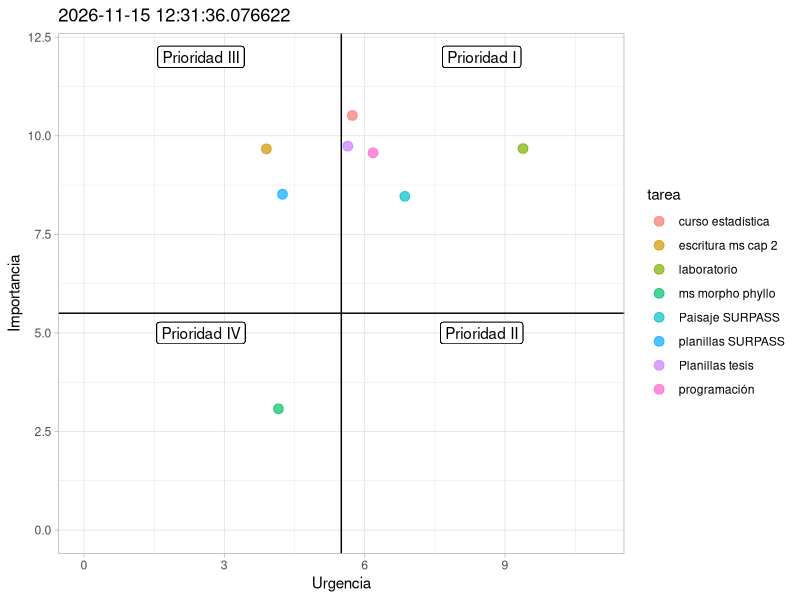

Here is the R script that generated this plot:
## ---- chunk 1
knitr::opts_chunk$set(echo = F, warning = F, message = F)
## ---- chunk 2

library(tibble)

# Escala de importancia va de 0 - 10

tareas <- tribble(
     ~ tarea, ~ importancia, ~ urgencia,
     "planillas SURPASS", 8, 4,
     "curso estadística", 10, 6,
     "programación", 10, 6,
     "laboratorio", 10, 9,
     "escritura ms cap 2", 10, 4,
     "Planillas tesis", 10, 6,
     "ms morpho phyllo", 3, 4,
     "Paisaje SURPASS", 8, 7
)

library(ggplot2)


ggplot(tareas, aes(urgencia, importancia)) +
     xlim(c(0, 11)) + ylim(c(0, 12)) +
        geom_vline(xintercept = mean(1:10)) +
        geom_hline(yintercept = mean(1:10)) +
        geom_label(x = mean(0:5.5), y = 12, label = "Prioridad III") +
        geom_label(x = mean(0:5.5), y = 5, label = "Prioridad IV") +
        geom_label(x = mean(5.5:12), y = 12, label = "Prioridad I") +
        geom_label(x = mean(5.5:12), y = 5, label = "Prioridad II") + 
        geom_jitter(aes(color = tarea), size = 3, alpha = 0.7) + 
        theme_light() +
        labs(x = "Urgencia", y = "Importancia") +
        ggtitle(label = paste(Sys.time()))
        
